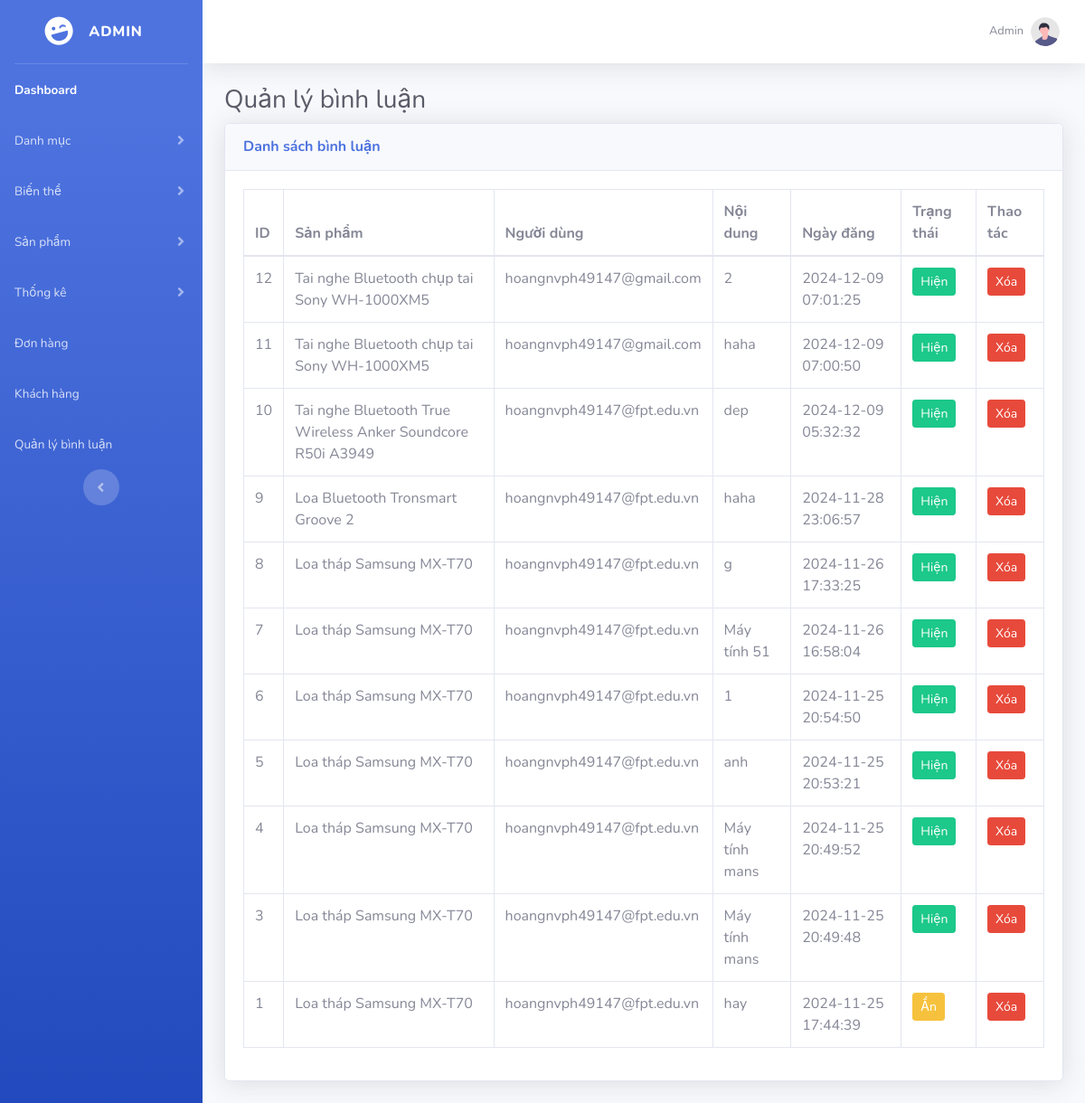
The page /Du_An_1/admin/index.php?act=listComments on the database as committed earlier.
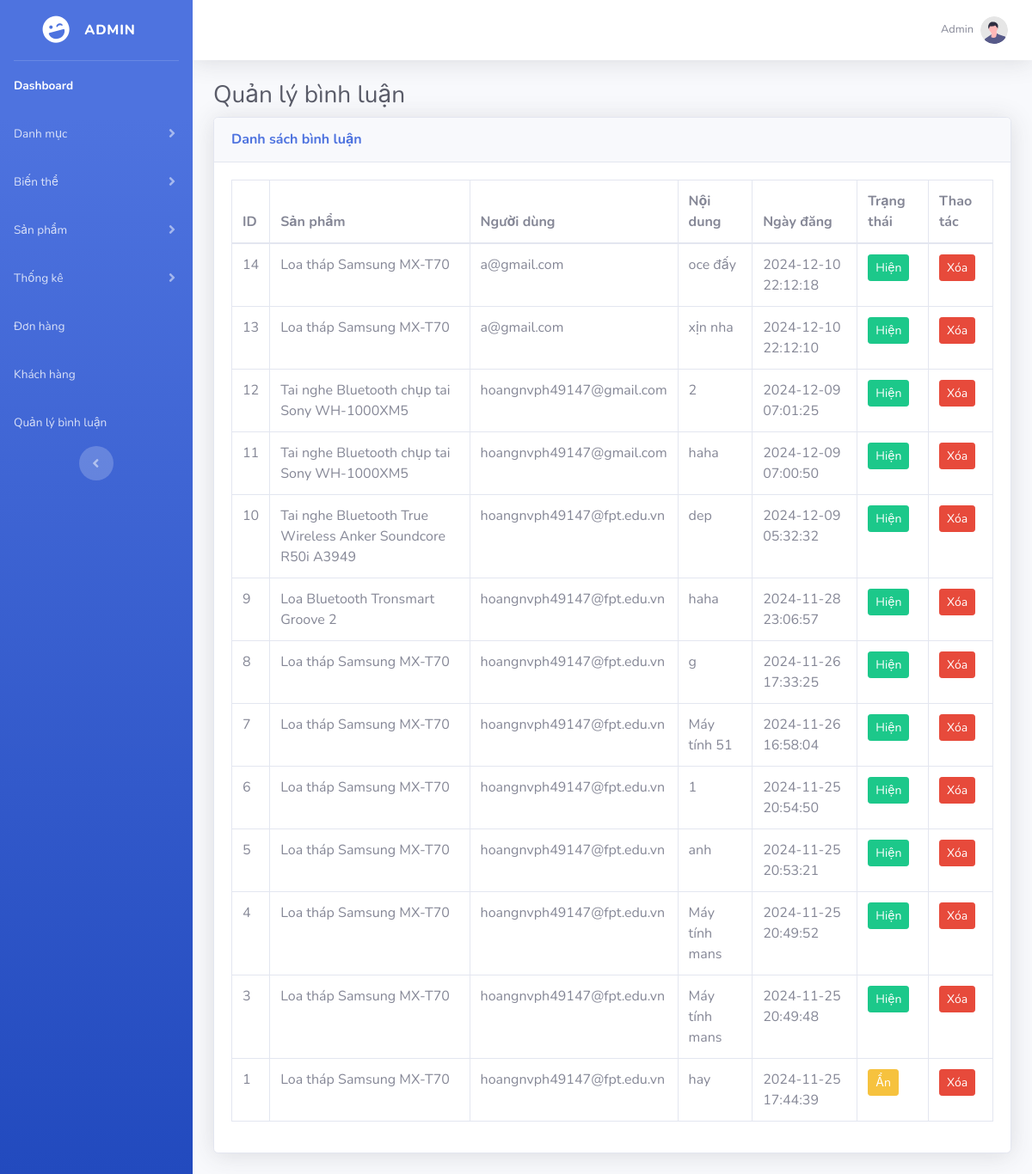
The same page on the database as committed later.
### tables this page shows
CREATE TABLE `comments` (
  `id_comment` int NOT NULL COMMENT 'Mã bình luận',
  `id_product` int NOT NULL COMMENT 'Mã sản phẩm',
  `id_user` int NOT NULL COMMENT 'Mã user',
  `content` text NOT NULL COMMENT 'Nội dung bình luận ',
  `censorship` tinyint NOT NULL DEFAULT '0' COMMENT '0 là hiện, 1 là đã ẩn',
  `day_post` datetime DEFAULT CURRENT_TIMESTAMP COMMENT 'Ngày tạo '
);

CREATE TABLE `products` (
  `id_product` int NOT NULL COMMENT 'Mã sản phẩm',
  `id_category` int NOT NULL COMMENT 'Mã loại hàng',
  `firms` varchar(255) NOT NULL COMMENT 'Hãng của sản phẩm',
  `name` varchar(255) NOT NULL COMMENT 'Tên của sản phẩm',
  `price` int UNSIGNED NOT NULL COMMENT 'Giá của sản phẩm ',
  `amount` int UNSIGNED NOT NULL COMMENT 'Số lượng',
  `discount` int UNSIGNED NOT NULL COMMENT 'Giảm giá của sản phẩm. Mặc định là 0% và giảm tối đa 20%',
  `description` text COMMENT 'Mô tả của sản phẩm',
  `img_product` varchar(255) DEFAULT NULL COMMENT 'Hình ảnh của sản phẩm',
  `censorship` tinyint NOT NULL DEFAULT '0' COMMENT '0 là hiện, 1 là đã ẩn',
  `view` int NOT NULL DEFAULT '0' COMMENT 'Số lượt xem của sản phẩm',
  `created_at` datetime DEFAULT CURRENT_TIMESTAMP COMMENT 'Ngày tạo ',
  `updated_at` datetime DEFAULT CURRENT_TIMESTAMP COMMENT 'Ngày cập nhật'
);

CREATE TABLE `users` (
  `id_user` int NOT NULL COMMENT 'Mã user',
  `email` varchar(255) NOT NULL COMMENT 'Địa chỉ email của user',
  `password` varchar(100) NOT NULL COMMENT 'Mật khẩu đăng nhặp của user',
  `role` tinyint NOT NULL DEFAULT '0' COMMENT '0 là khách hàng, 1 là nhân viên, 2 là quản trị',
  `day_registered` timestamp NULL DEFAULT CURRENT_TIMESTAMP COMMENT 'Ngày đăng kí tài khoản của user '
);

### Du_An_1/admin/controller/commentcontroller.php (called while the page is built, shortened)
<?php
class CommentController
{
    private $commentModel;
    function __construct()
    {
        $this->commentModel = new CommentModel();
    }
    function listComments()
    {
        $comments = $this->commentModel->getAllComments();
        require_once "view/listcomments.php";
    }
}

### Du_An_1/admin/index.php (called while the page is built, shortened)
<?php
require_once __DIR__ . '/../commons/function.php';
require_once __DIR__ . '/controller/commentcontroller.php';
require_once __DIR__ . '/model/commentmodel.php';
$act = $_GET['act'] ?? '/';
$id_category = $_GET['id_category'] ?? null;
$id_variant = $_GET['id_variant'] ?? null;
$id_user = $_GET['id_user'] ?? null;
match ($act) {
    '/' => (new trang_chu())->trang_chu(),
    'listProduct' => (new productController())->listProduct(),
    'insertProduct' => (new productController())->insert(),
    'updateProduct' => (new productController())->update($_GET['id']),
    'deleteProduct' => (new productController())->delete($_GET['id']),
    'listProduct_variant' => (new productController())->listProduct_variant($_GET['id']),
    'updateProduct_variant' => (new productController())->updateProduct_variant($_GET['id_pro'], $_GET['id_var']),
    'deleteProduct_variant' => (new productController())->deleteProduct_variant($_GET['id_pro'], $_GET['id_var']),
    'listBill' => (new billController())->listBill(),
    'updateBill' => (new billController())->updateBill($_GET['id']),
    'addvariant' => (new variantController())->insert(),
    'listvariant' => (new variantController())->listvariant(),
    'updatevariant' => (new variantController())->update($id_variant),
    'deletevariant' => (new variantController())->delete($id_variant),
    'addcategories' => (new catagoriesController())->insert(),
    'listcategories' => (new catagoriesController())->listcategories(),
    'updatecategories' => (new catagoriesController())->update($id_category),
    'deletecategories' => (new catagoriesController())->delete($id_category),
    'listUser' => (new UserController())->listUsers(),
    'addUser' => (new UserController())->addUser(),
    'insertUser' => (new UserController())->insertUser(),
    'deleteUser' => (new UserController())->deleteUser($id_user),
    'listthongkesl' => (new thongkeslController())->listThongkesl(),
    'bieudosl' => (new thongkeslController())->bieudosl(),
    'bieudodt' => (new thongkedtController())->bieudodt(),
    'listthongkedt' => (new thongkedtController())->listThongkedt(),
    'listComments' => (new CommentController())->listComments(),
    'toggleCensorship' => (new CommentController())->toggleCensorship($_GET['id'], $_GET['status']),
    'deleteComment' => (new CommentController())->deleteComment($_GET['id']),
    default => throw new Exception("No matching action found for '$act'"),
};

### Du_An_1/commons/function.php (called while the page is built, shortened)
<?php
function connDBAss()
{
    $host = "mysql:host=localhost;dbname=pro1014;charset=utf8";
    $user = "root";
    $pass = "";
    try {
        $conn = new PDO($host, $user, $pass);
        $conn->setAttribute(PDO::ATTR_ERRMODE, PDO::ERRMODE_EXCEPTION);
        return $conn;
    } catch (PDOException $th) {
        echo $th->getMessage();
    }
}

### Du_An_1/admin/model/commentmodel.php (called while the page is built, shortened)
<?php
class CommentModel
{
    public $conn;
    function __construct()
    {
        $this->conn = connDBAss();
    }
    function getAllComments()
    {
        $sql = "SELECT comments.*, products.name as product_name, users.email as user_email
                FROM comments
                JOIN products ON comments.id_product = products.id_product
                JOIN users ON comments.id_user = users.id_user
                ORDER BY comments.day_post DESC";
        return $this->conn->query($sql)->fetchAll();
    }
}

### Du_An_1/admin/view/listcomments.php (the view, shortened to what the changed rows need)
<?php
require_once 'layout/header.php';
?>
<div id="content-wrapper" class="d-flex flex-column">
    <div id="content">
        <div class="container-fluid">
            <h1 class="h3 mb-2 text-gray-800">Quản lý bình luận</h1>
            <div class="card shadow mb-4">
                <div class="card-body">
                    <div class="table-responsive">
                        <table class="table table-bordered" width="100%" cellspacing="0">
                            <thead>
                                <tr>
                                    <th>ID</th>
                                    <th>Sản phẩm</th>
                                    <th>Người dùng</th>
                                    <th>Nội dung</th>
                                    <th>Ngày đăng</th>
                                    <th>Trạng thái</th>
                                    <th>Thao tác</th>
                                </tr>
                            </thead>
                            <tbody>
                                <?php foreach ($comments as $comment): ?>
                                <tr>
                                    <td><?= $comment['id_comment'] ?></td>
                                    <td><?= $comment['product_name'] ?></td>
                                    <td><?= $comment['user_email'] ?></td>
                                    <td><?= $comment['content'] ?></td>
                                    <td><?= $comment['day_post'] ?></td>
                                    <td>
                                        <a href="?act=toggleCensorship&id=<?= $comment['id_comment'] ?>&status=<?= $comment['censorship'] ?>"
                                            class="btn btn-sm <?= $comment['censorship'] == 0 ? 'btn-success' : 'btn-warning' ?>">
                                            <?= $comment['censorship'] == 0 ? 'Hiện' : 'Ẩn' ?>
                                        </a>
                                    </td>
                                    <td>
                                        <a onclick="return confirm('Bạn có chắc muốn xóa bình luận này?')"
                                            href="?act=deleteComment&id=<?= $comment['id_comment'] ?>"
                                            class="btn btn-danger btn-sm">Xóa</a>
                                    </td>
                                </tr>
                                <?php endforeach; ?>
                            </tbody>
                        </table>
                    </div>
                </div>
            </div>
        </div>
    </div>
</div>
<?php
require_once 'layout/footer.php';
?>

Rows that differ between the two databases and show on the page:
added comments: id_comment "14", id_product.name "Loa tháp Samsung MX-T70", id_user.email "a@gmail.com", content "oce đấy", day_post "2024-12-10 22:12:18", censorship "Hiện"
added comments: id_comment "13", id_product.name "Loa tháp Samsung MX-T70", id_user.email "a@gmail.com", content "xịn nha", day_post "2024-12-10 22:12:10", censorship "Hiện"
